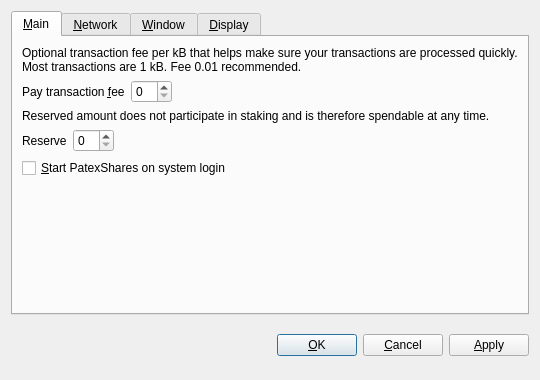
<?xml version="1.0" encoding="UTF-8"?>
<ui version="4.0">
 <class>OptionsDialog</class>
 <widget class="QDialog" name="OptionsDialog">
  <property name="geometry">
   <rect>
    <x>0</x>
    <y>0</y>
    <width>540</width>
    <height>380</height>
   </rect>
  </property>
  <property name="windowTitle">
   <string>Options</string>
  </property>
  <property name="modal">
   <bool>true</bool>
  </property>
  <layout class="QVBoxLayout" name="verticalLayout">
   <item>
    <widget class="QTabWidget" name="tabWidget">
     <property name="tabPosition">
      <enum>QTabWidget::North</enum>
     </property>
     <property name="currentIndex">
      <number>0</number>
     </property>
     <widget class="QWidget" name="tabMain">
      <attribute name="title">
       <string>&amp;Main</string>
      </attribute>
      <layout class="QVBoxLayout" name="verticalLayout_Main">
       <item>
        <widget class="QLabel" name="transactionFeeInfoLabel">
         <property name="text">
          <string>Optional transaction fee per kB that helps make sure your transactions are processed quickly. Most transactions are 1 kB. Fee 0.01 recommended.</string>
         </property>
         <property name="textFormat">
          <enum>Qt::PlainText</enum>
         </property>
         <property name="wordWrap">
          <bool>true</bool>
         </property>
        </widget>
       </item>
       <item>
        <layout class="QHBoxLayout" name="horizontalLayoutFee">
         <item>
          <widget class="QLabel" name="transactionFeeLabel">
           <property name="text">
            <string>Pay transaction &amp;fee</string>
           </property>
           <property name="textFormat">
            <enum>Qt::PlainText</enum>
           </property>
           <property name="buddy">
            <cstring>transactionFee</cstring>
           </property>
          </widget>
         </item>
         <item>
          <widget class="BitcoinAmountField" name="transactionFee"/>
         </item>
         <item>
          <spacer name="horizontalSpacerFee">
           <property name="orientation">
            <enum>Qt::Horizontal</enum>
           </property>
           <property name="sizeHint" stdset="0">
            <size>
             <width>40</width>
             <height>20</height>
            </size>
           </property>
          </spacer>
         </item>
        </layout>
       </item>
       <item>
        <widget class="QLabel" name="reserveBalanceInfoLabel">
         <property name="text">
          <string>Reserved amount does not participate in staking and is therefore spendable at any time.</string>
         </property>
         <property name="textFormat">
          <enum>Qt::PlainText</enum>
         </property>
         <property name="wordWrap">
          <bool>true</bool>
         </property>
        </widget>
       </item>
       <item>
        <layout class="QHBoxLayout" name="horizontalLayoutReserveBalance">
         <item>
          <widget class="QLabel" name="reserveBalanceLabel">
           <property name="text">
            <string>Reserve</string>
           </property>
           <property name="textFormat">
            <enum>Qt::PlainText</enum>
           </property>
           <property name="buddy">
            <cstring>reserveBalance</cstring>
           </property>
          </widget>
         </item>
         <item>
          <widget class="BitcoinAmountField" name="reserveBalance"/>
         </item>
         <item>
          <spacer name="horizontalSpacerReserveBalance">
           <property name="orientation">
            <enum>Qt::Horizontal</enum>
           </property>
           <property name="sizeHint" stdset="0">
            <size>
             <width>40</width>
             <height>20</height>
            </size>
           </property>
          </spacer>
         </item>
        </layout>
       </item>
       <item>
        <widget class="QCheckBox" name="bitcoinAtStartup">
         <property name="toolTip">
          <string>Automatically start PatexShares after logging in to the system.</string>
         </property>
         <property name="text">
          <string>&amp;Start PatexShares on system login</string>
         </property>
        </widget>
       </item>
       <item>
        <spacer name="verticalSpacer_Main">
         <property name="orientation">
          <enum>Qt::Vertical</enum>
         </property>
         <property name="sizeHint" stdset="0">
          <size>
           <width>20</width>
           <height>40</height>
          </size>
         </property>
        </spacer>
       </item>
      </layout>
     </widget>
     <widget class="QWidget" name="tabNetwork">
      <attribute name="title">
       <string>&amp;Network</string>
      </attribute>
      <layout class="QVBoxLayout" name="verticalLayout_Network">
       <item>
        <widget class="QCheckBox" name="mapPortUpnp">
         <property name="toolTip">
          <string>Automatically open the PatexShares client port on the router. This only works when your router supports UPnP and it is enabled.</string>
         </property>
         <property name="text">
          <string>Map port using &amp;UPnP</string>
         </property>
        </widget>
       </item>
       <item>
        <widget class="QCheckBox" name="connectSocks">
         <property name="toolTip">
          <string>Connect to the PatexShares network through a SOCKS proxy (e.g. when connecting through Tor).</string>
         </property>
         <property name="text">
          <string>&amp;Connect through SOCKS proxy:</string>
         </property>
        </widget>
       </item>
       <item>
        <layout class="QHBoxLayout" name="horizontalLayout_Network">
         <item>
          <widget class="QLabel" name="proxyIpLabel">
           <property name="text">
            <string>Proxy &amp;IP:</string>
           </property>
           <property name="textFormat">
            <enum>Qt::PlainText</enum>
           </property>
           <property name="buddy">
            <cstring>proxyIp</cstring>
           </property>
          </widget>
         </item>
         <item>
          <widget class="QValidatedLineEdit" name="proxyIp">
           <property name="maximumSize">
            <size>
             <width>140</width>
             <height>16777215</height>
            </size>
           </property>
           <property name="toolTip">
            <string>IP address of the proxy (e.g. 127.0.0.1)</string>
           </property>
          </widget>
         </item>
         <item>
          <widget class="QLabel" name="proxyPortLabel">
           <property name="text">
            <string>&amp;Port:</string>
           </property>
           <property name="textFormat">
            <enum>Qt::PlainText</enum>
           </property>
           <property name="buddy">
            <cstring>proxyPort</cstring>
           </property>
          </widget>
         </item>
         <item>
          <widget class="QLineEdit" name="proxyPort">
           <property name="maximumSize">
            <size>
             <width>55</width>
             <height>16777215</height>
            </size>
           </property>
           <property name="toolTip">
            <string>Port of the proxy (e.g. 9050)</string>
           </property>
          </widget>
         </item>
         <item>
          <widget class="QLabel" name="socksVersionLabel">
           <property name="text">
            <string>SOCKS &amp;Version:</string>
           </property>
           <property name="textFormat">
            <enum>Qt::PlainText</enum>
           </property>
           <property name="buddy">
            <cstring>socksVersion</cstring>
           </property>
          </widget>
         </item>
         <item>
          <widget class="QValueComboBox" name="socksVersion">
           <property name="toolTip">
            <string>SOCKS version of the proxy (e.g. 5)</string>
           </property>
          </widget>
         </item>
         <item>
          <spacer name="horizontalSpacer_Network">
           <property name="orientation">
            <enum>Qt::Horizontal</enum>
           </property>
           <property name="sizeHint" stdset="0">
            <size>
             <width>40</width>
             <height>20</height>
            </size>
           </property>
          </spacer>
         </item>
        </layout>
       </item>
       <item>
        <spacer name="verticalSpacer_Network">
         <property name="orientation">
          <enum>Qt::Vertical</enum>
         </property>
         <property name="sizeHint" stdset="0">
          <size>
           <width>20</width>
           <height>40</height>
          </size>
         </property>
        </spacer>
       </item>
      </layout>
     </widget>
     <widget class="QWidget" name="tabWindow">
      <attribute name="title">
       <string>&amp;Window</string>
      </attribute>
      <layout class="QVBoxLayout" name="verticalLayout_Window">
       <item>
        <widget class="QCheckBox" name="minimizeToTray">
         <property name="toolTip">
          <string>Show only a tray icon after minimizing the window.</string>
         </property>
         <property name="text">
          <string>&amp;Minimize to the tray instead of the taskbar</string>
         </property>
        </widget>
       </item>
       <item>
        <widget class="QCheckBox" name="minimizeOnClose">
         <property name="toolTip">
          <string>Minimize instead of exit the application when the window is closed. When this option is enabled, the application will be closed only after selecting Quit in the menu.</string>
         </property>
         <property name="text">
          <string>M&amp;inimize on close</string>
         </property>
        </widget>
       </item>
       <item>
        <spacer name="verticalSpacer_Window">
         <property name="orientation">
          <enum>Qt::Vertical</enum>
         </property>
         <property name="sizeHint" stdset="0">
          <size>
           <width>20</width>
           <height>40</height>
          </size>
         </property>
        </spacer>
       </item>
      </layout>
     </widget>
     <widget class="QWidget" name="tabDisplay">
      <attribute name="title">
       <string>&amp;Display</string>
      </attribute>
      <layout class="QVBoxLayout" name="verticalLayout_Display">
       <item>
        <layout class="QHBoxLayout" name="horizontalLayout_1_Display">
         <item>
          <widget class="QLabel" name="langLabel">
           <property name="text">
            <string>User Interface &amp;language:</string>
           </property>
           <property name="textFormat">
            <enum>Qt::PlainText</enum>
           </property>
           <property name="buddy">
            <cstring>lang</cstring>
           </property>
          </widget>
         </item>
         <item>
          <widget class="QValueComboBox" name="lang">
           <property name="toolTip">
            <string>The user interface language can be set here. This setting will take effect after restarting PatexShares.</string>
           </property>
          </widget>
         </item>
        </layout>
       </item>
       <item>
        <layout class="QHBoxLayout" name="horizontalLayout_2_Display">
         <item>
          <widget class="QLabel" name="unitLabel">
           <property name="text">
            <string>&amp;Unit to show amounts in:</string>
           </property>
           <property name="textFormat">
            <enum>Qt::PlainText</enum>
           </property>
           <property name="buddy">
            <cstring>unit</cstring>
           </property>
          </widget>
         </item>
         <item>
          <widget class="QValueComboBox" name="unit">
           <property name="toolTip">
            <string>Choose the default subdivision unit to show in the interface and when sending coins.</string>
           </property>
          </widget>
         </item>
        </layout>
       </item>
       <item>
        <widget class="QCheckBox" name="displayAddresses">
         <property name="toolTip">
          <string>Whether to show PatexShares addresses in the transaction list or not.</string>
         </property>
         <property name="text">
          <string>&amp;Display addresses in transaction list</string>
         </property>
        </widget>
       </item>
       <item>
        <widget class="QCheckBox" name="coinControlFeatures">
         <property name="toolTip">
          <string>Whether to show coin control features or not.</string>
         </property>
         <property name="text">
          <string>Display coin &amp;control features (experts only!)</string>
         </property>
        </widget>
       </item>
       <item>
        <spacer name="verticalSpacer_Display">
         <property name="orientation">
          <enum>Qt::Vertical</enum>
         </property>
         <property name="sizeHint" stdset="0">
          <size>
           <width>20</width>
           <height>40</height>
          </size>
         </property>
        </spacer>
       </item>
      </layout>
     </widget>
    </widget>
   </item>
   <item>
    <layout class="QHBoxLayout" name="horizontalLayout_Buttons">
     <item>
      <spacer name="horizontalSpacer_1">
       <property name="orientation">
        <enum>Qt::Horizontal</enum>
       </property>
       <property name="sizeHint" stdset="0">
        <size>
         <width>40</width>
         <height>48</height>
        </size>
       </property>
      </spacer>
     </item>
     <item>
      <widget class="QLabel" name="statusLabel">
       <property name="font">
        <font>
         <weight>75</weight>
         <bold>true</bold>
        </font>
       </property>
       <property name="text">
        <string/>
       </property>
       <property name="textFormat">
        <enum>Qt::PlainText</enum>
       </property>
       <property name="wordWrap">
        <bool>true</bool>
       </property>
      </widget>
     </item>
     <item>
      <spacer name="horizontalSpacer_2">
       <property name="orientation">
        <enum>Qt::Horizontal</enum>
       </property>
       <property name="sizeHint" stdset="0">
        <size>
         <width>40</width>
         <height>48</height>
        </size>
       </property>
      </spacer>
     </item>
     <item>
      <widget class="QPushButton" name="okButton">
       <property name="text">
        <string>&amp;OK</string>
       </property>
      </widget>
     </item>
     <item>
      <widget class="QPushButton" name="cancelButton">
       <property name="text">
        <string>&amp;Cancel</string>
       </property>
       <property name="autoDefault">
        <bool>false</bool>
       </property>
      </widget>
     </item>
     <item>
      <widget class="QPushButton" name="applyButton">
       <property name="text">
        <string>&amp;Apply</string>
       </property>
       <property name="autoDefault">
        <bool>false</bool>
       </property>
      </widget>
     </item>
    </layout>
   </item>
  </layout>
 </widget>
 <customwidgets>
  <customwidget>
   <class>BitcoinAmountField</class>
   <extends>QSpinBox</extends>
   <header>bitcoinamountfield.h</header>
  </customwidget>
  <customwidget>
   <class>QValueComboBox</class>
   <extends>QComboBox</extends>
   <header>qvaluecombobox.h</header>
  </customwidget>
  <customwidget>
   <class>QValidatedLineEdit</class>
   <extends>QLineEdit</extends>
   <header>qvalidatedlineedit.h</header>
  </customwidget>
 </customwidgets>
 <resources/>
 <connections/>
</ui>
